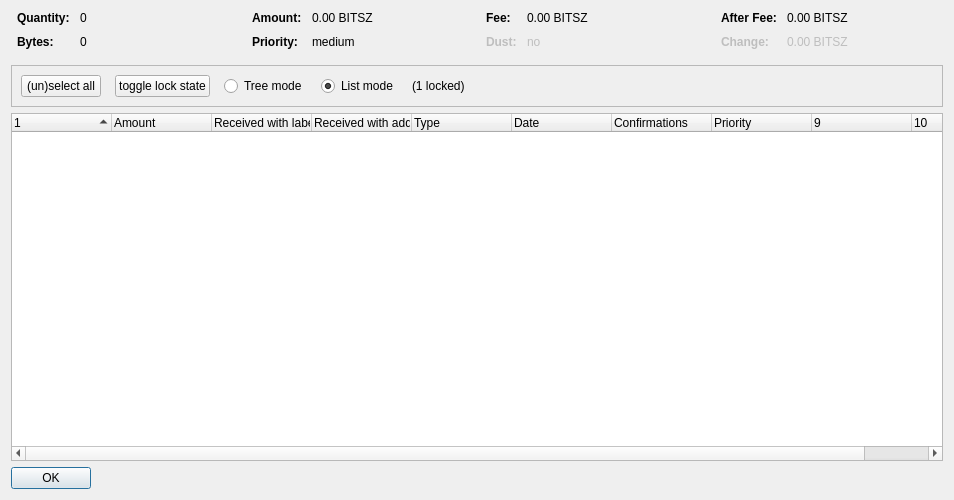
<?xml version="1.0" encoding="UTF-8"?>
<ui version="4.0">
 <class>CoinControlDialog</class>
 <widget class="QDialog" name="CoinControlDialog">
  <property name="geometry">
   <rect>
    <x>0</x>
    <y>0</y>
    <width>954</width>
    <height>500</height>
   </rect>
  </property>
  <property name="windowTitle">
   <string>Coin Selection</string>
  </property>
  <layout class="QVBoxLayout" name="verticalLayout">
   <item>
    <layout class="QHBoxLayout" name="horizontalLayoutTop" stretch="0,0,0,0">
     <property name="topMargin">
      <number>0</number>
     </property>
     <property name="bottomMargin">
      <number>10</number>
     </property>
     <item>
      <layout class="QFormLayout" name="formLayoutCoinControl1">
       <property name="horizontalSpacing">
        <number>10</number>
       </property>
       <property name="verticalSpacing">
        <number>10</number>
       </property>
       <property name="leftMargin">
        <number>6</number>
       </property>
       <property name="rightMargin">
        <number>6</number>
       </property>
       <item row="0" column="0">
        <widget class="QLabel" name="labelCoinControlQuantityText">
         <property name="font">
          <font>
           <weight>75</weight>
           <bold>true</bold>
          </font>
         </property>
         <property name="text">
          <string>Quantity:</string>
         </property>
        </widget>
       </item>
       <item row="0" column="1">
        <widget class="QLabel" name="labelCoinControlQuantity">
         <property name="cursor">
          <cursorShape>IBeamCursor</cursorShape>
         </property>
         <property name="contextMenuPolicy">
          <enum>Qt::ActionsContextMenu</enum>
         </property>
         <property name="text">
          <string notr="true">0</string>
         </property>
         <property name="textInteractionFlags">
          <set>Qt::LinksAccessibleByMouse|Qt::TextSelectableByKeyboard|Qt::TextSelectableByMouse</set>
         </property>
        </widget>
       </item>
       <item row="1" column="0">
        <widget class="QLabel" name="labelCoinControlBytesText">
         <property name="font">
          <font>
           <weight>75</weight>
           <bold>true</bold>
          </font>
         </property>
         <property name="text">
          <string>Bytes:</string>
         </property>
        </widget>
       </item>
       <item row="1" column="1">
        <widget class="QLabel" name="labelCoinControlBytes">
         <property name="cursor">
          <cursorShape>IBeamCursor</cursorShape>
         </property>
         <property name="contextMenuPolicy">
          <enum>Qt::ActionsContextMenu</enum>
         </property>
         <property name="text">
          <string notr="true">0</string>
         </property>
         <property name="textInteractionFlags">
          <set>Qt::LinksAccessibleByMouse|Qt::TextSelectableByKeyboard|Qt::TextSelectableByMouse</set>
         </property>
        </widget>
       </item>
      </layout>
     </item>
     <item>
      <layout class="QFormLayout" name="formLayoutCoinControl2">
       <property name="horizontalSpacing">
        <number>10</number>
       </property>
       <property name="verticalSpacing">
        <number>10</number>
       </property>
       <property name="leftMargin">
        <number>6</number>
       </property>
       <property name="rightMargin">
        <number>6</number>
       </property>
       <item row="0" column="0">
        <widget class="QLabel" name="labelCoinControlAmountText">
         <property name="font">
          <font>
           <weight>75</weight>
           <bold>true</bold>
          </font>
         </property>
         <property name="text">
          <string>Amount:</string>
         </property>
        </widget>
       </item>
       <item row="0" column="1">
        <widget class="QLabel" name="labelCoinControlAmount">
         <property name="cursor">
          <cursorShape>IBeamCursor</cursorShape>
         </property>
         <property name="contextMenuPolicy">
          <enum>Qt::ActionsContextMenu</enum>
         </property>
         <property name="text">
          <string notr="true">0.00 BITSZ</string>
         </property>
         <property name="textInteractionFlags">
          <set>Qt::LinksAccessibleByMouse|Qt::TextSelectableByKeyboard|Qt::TextSelectableByMouse</set>
         </property>
        </widget>
       </item>
       <item row="1" column="0">
        <widget class="QLabel" name="labelCoinControlPriorityText">
         <property name="font">
          <font>
           <weight>75</weight>
           <bold>true</bold>
          </font>
         </property>
         <property name="text">
          <string>Priority:</string>
         </property>
        </widget>
       </item>
       <item row="1" column="1">
        <widget class="QLabel" name="labelCoinControlPriority">
         <property name="cursor">
          <cursorShape>IBeamCursor</cursorShape>
         </property>
         <property name="contextMenuPolicy">
          <enum>Qt::ActionsContextMenu</enum>
         </property>
         <property name="text">
          <string>medium</string>
         </property>
         <property name="textInteractionFlags">
          <set>Qt::LinksAccessibleByMouse|Qt::TextSelectableByKeyboard|Qt::TextSelectableByMouse</set>
         </property>
        </widget>
       </item>
      </layout>
     </item>
     <item>
      <layout class="QFormLayout" name="formLayoutCoinControl3">
       <property name="horizontalSpacing">
        <number>10</number>
       </property>
       <property name="verticalSpacing">
        <number>10</number>
       </property>
       <property name="leftMargin">
        <number>6</number>
       </property>
       <property name="rightMargin">
        <number>6</number>
       </property>
       <item row="0" column="0">
        <widget class="QLabel" name="labelCoinControlFeeText">
         <property name="font">
          <font>
           <weight>75</weight>
           <bold>true</bold>
          </font>
         </property>
         <property name="text">
          <string>Fee:</string>
         </property>
        </widget>
       </item>
       <item row="0" column="1">
        <widget class="QLabel" name="labelCoinControlFee">
         <property name="cursor">
          <cursorShape>IBeamCursor</cursorShape>
         </property>
         <property name="contextMenuPolicy">
          <enum>Qt::ActionsContextMenu</enum>
         </property>
         <property name="text">
          <string notr="true">0.00 BITSZ</string>
         </property>
         <property name="textInteractionFlags">
          <set>Qt::LinksAccessibleByMouse|Qt::TextSelectableByKeyboard|Qt::TextSelectableByMouse</set>
         </property>
        </widget>
       </item>
       <item row="1" column="0">
        <widget class="QLabel" name="labelCoinControlLowOutputText">
         <property name="enabled">
          <bool>false</bool>
         </property>
         <property name="font">
          <font>
           <weight>75</weight>
           <bold>true</bold>
          </font>
         </property>
         <property name="text">
          <string>Dust:</string>
         </property>
        </widget>
       </item>
       <item row="1" column="1">
        <widget class="QLabel" name="labelCoinControlLowOutput">
         <property name="enabled">
          <bool>false</bool>
         </property>
         <property name="cursor">
          <cursorShape>IBeamCursor</cursorShape>
         </property>
         <property name="contextMenuPolicy">
          <enum>Qt::ActionsContextMenu</enum>
         </property>
         <property name="text">
          <string>no</string>
         </property>
         <property name="textInteractionFlags">
          <set>Qt::LinksAccessibleByMouse|Qt::TextSelectableByKeyboard|Qt::TextSelectableByMouse</set>
         </property>
        </widget>
       </item>
      </layout>
     </item>
     <item>
      <layout class="QFormLayout" name="formLayoutCoinControl4">
       <property name="horizontalSpacing">
        <number>10</number>
       </property>
       <property name="verticalSpacing">
        <number>10</number>
       </property>
       <property name="leftMargin">
        <number>6</number>
       </property>
       <property name="rightMargin">
        <number>6</number>
       </property>
       <item row="0" column="0">
        <widget class="QLabel" name="labelCoinControlAfterFeeText">
         <property name="font">
          <font>
           <weight>75</weight>
           <bold>true</bold>
          </font>
         </property>
         <property name="text">
          <string>After Fee:</string>
         </property>
        </widget>
       </item>
       <item row="0" column="1">
        <widget class="QLabel" name="labelCoinControlAfterFee">
         <property name="cursor">
          <cursorShape>IBeamCursor</cursorShape>
         </property>
         <property name="contextMenuPolicy">
          <enum>Qt::ActionsContextMenu</enum>
         </property>
         <property name="text">
          <string notr="true">0.00 BITSZ</string>
         </property>
         <property name="textInteractionFlags">
          <set>Qt::LinksAccessibleByMouse|Qt::TextSelectableByKeyboard|Qt::TextSelectableByMouse</set>
         </property>
        </widget>
       </item>
       <item row="1" column="0">
        <widget class="QLabel" name="labelCoinControlChangeText">
         <property name="enabled">
          <bool>false</bool>
         </property>
         <property name="font">
          <font>
           <weight>75</weight>
           <bold>true</bold>
          </font>
         </property>
         <property name="text">
          <string>Change:</string>
         </property>
        </widget>
       </item>
       <item row="1" column="1">
        <widget class="QLabel" name="labelCoinControlChange">
         <property name="enabled">
          <bool>false</bool>
         </property>
         <property name="cursor">
          <cursorShape>IBeamCursor</cursorShape>
         </property>
         <property name="contextMenuPolicy">
          <enum>Qt::ActionsContextMenu</enum>
         </property>
         <property name="text">
          <string notr="true">0.00 BITSZ</string>
         </property>
         <property name="textInteractionFlags">
          <set>Qt::LinksAccessibleByMouse|Qt::TextSelectableByKeyboard|Qt::TextSelectableByMouse</set>
         </property>
        </widget>
       </item>
      </layout>
     </item>
    </layout>
   </item>
   <item>
    <widget class="QFrame" name="frame">
     <property name="minimumSize">
      <size>
       <width>0</width>
       <height>40</height>
      </size>
     </property>
     <property name="frameShape">
      <enum>QFrame::StyledPanel</enum>
     </property>
     <property name="frameShadow">
      <enum>QFrame::Sunken</enum>
     </property>
     <layout class="QHBoxLayout" name="horizontalLayout">
      <item>
       <layout class="QHBoxLayout" name="horizontalLayoutPanel" stretch="0,0,0,0,0,0">
        <property name="spacing">
         <number>14</number>
        </property>
        <item>
         <widget class="QPushButton" name="pushButtonSelectAll">
          <property name="sizePolicy">
           <sizepolicy hsizetype="Maximum" vsizetype="Fixed">
            <horstretch>0</horstretch>
            <verstretch>0</verstretch>
           </sizepolicy>
          </property>
          <property name="text">
           <string>(un)select all</string>
          </property>
          <property name="autoDefault">
           <bool>false</bool>
          </property>
         </widget>
        </item>
        <item>
         <widget class="QPushButton" name="pushButtonToggleLock">
          <property name="sizePolicy">
           <sizepolicy hsizetype="Maximum" vsizetype="Fixed">
            <horstretch>0</horstretch>
            <verstretch>0</verstretch>
           </sizepolicy>
          </property>
          <property name="text">
           <string>toggle lock state</string>
          </property>
          <property name="autoDefault">
           <bool>false</bool>
          </property>
         </widget>
        </item>
        <item>
         <widget class="QRadioButton" name="radioTreeMode">
          <property name="sizePolicy">
           <sizepolicy hsizetype="Maximum" vsizetype="Fixed">
            <horstretch>0</horstretch>
            <verstretch>0</verstretch>
           </sizepolicy>
          </property>
          <property name="text">
           <string>Tree mode</string>
          </property>
         </widget>
        </item>
        <item>
         <widget class="QRadioButton" name="radioListMode">
          <property name="sizePolicy">
           <sizepolicy hsizetype="Maximum" vsizetype="Fixed">
            <horstretch>0</horstretch>
            <verstretch>0</verstretch>
           </sizepolicy>
          </property>
          <property name="text">
           <string>List mode</string>
          </property>
          <property name="checked">
           <bool>true</bool>
          </property>
         </widget>
        </item>
        <item>
         <widget class="QLabel" name="labelLocked">
          <property name="text">
           <string>(1 locked)</string>
          </property>
         </widget>
        </item>
        <item>
         <spacer name="horizontalSpacer">
          <property name="orientation">
           <enum>Qt::Horizontal</enum>
          </property>
          <property name="sizeHint" stdset="0">
           <size>
            <width>40</width>
            <height>20</height>
           </size>
          </property>
         </spacer>
        </item>
       </layout>
      </item>
     </layout>
    </widget>
   </item>
   <item>
    <widget class="CoinControlTreeWidget" name="treeWidget">
     <property name="contextMenuPolicy">
      <enum>Qt::CustomContextMenu</enum>
     </property>
     <property name="sortingEnabled">
      <bool>false</bool>
     </property>
     <property name="columnCount">
      <number>10</number>
     </property>
     <attribute name="headerShowSortIndicator" stdset="0">
      <bool>true</bool>
     </attribute>
     <attribute name="headerStretchLastSection">
      <bool>false</bool>
     </attribute>
     <column>
      <property name="text">
       <string/>
      </property>
     </column>
     <column>
      <property name="text">
       <string>Amount</string>
      </property>
     </column>
     <column>
      <property name="text">
       <string>Received with label</string>
      </property>
     </column>
     <column>
      <property name="text">
       <string>Received with address</string>
      </property>
     </column>
     <column>
      <property name="text">
       <string>Type</string>
      </property>
     </column>
     <column>
      <property name="text">
       <string>Date</string>
      </property>
     </column>
     <column>
      <property name="text">
       <string>Confirmations</string>
      </property>
      <property name="toolTip">
       <string>Confirmed</string>
      </property>
     </column>
     <column>
      <property name="text">
       <string>Priority</string>
      </property>
     </column>
     <column>
      <property name="text">
       <string/>
      </property>
     </column>
     <column>
      <property name="text">
       <string/>
      </property>
     </column>
    </widget>
   </item>
   <item>
    <widget class="QDialogButtonBox" name="buttonBox">
     <property name="sizePolicy">
      <sizepolicy hsizetype="Maximum" vsizetype="Fixed">
       <horstretch>0</horstretch>
       <verstretch>0</verstretch>
      </sizepolicy>
     </property>
     <property name="orientation">
      <enum>Qt::Horizontal</enum>
     </property>
     <property name="standardButtons">
      <set>QDialogButtonBox::Ok</set>
     </property>
    </widget>
   </item>
  </layout>
 </widget>
 <customwidgets>
  <customwidget>
   <class>CoinControlTreeWidget</class>
   <extends>QTreeWidget</extends>
   <header>coincontroltreewidget.h</header>
  </customwidget>
 </customwidgets>
 <resources/>
 <connections/>
</ui>
